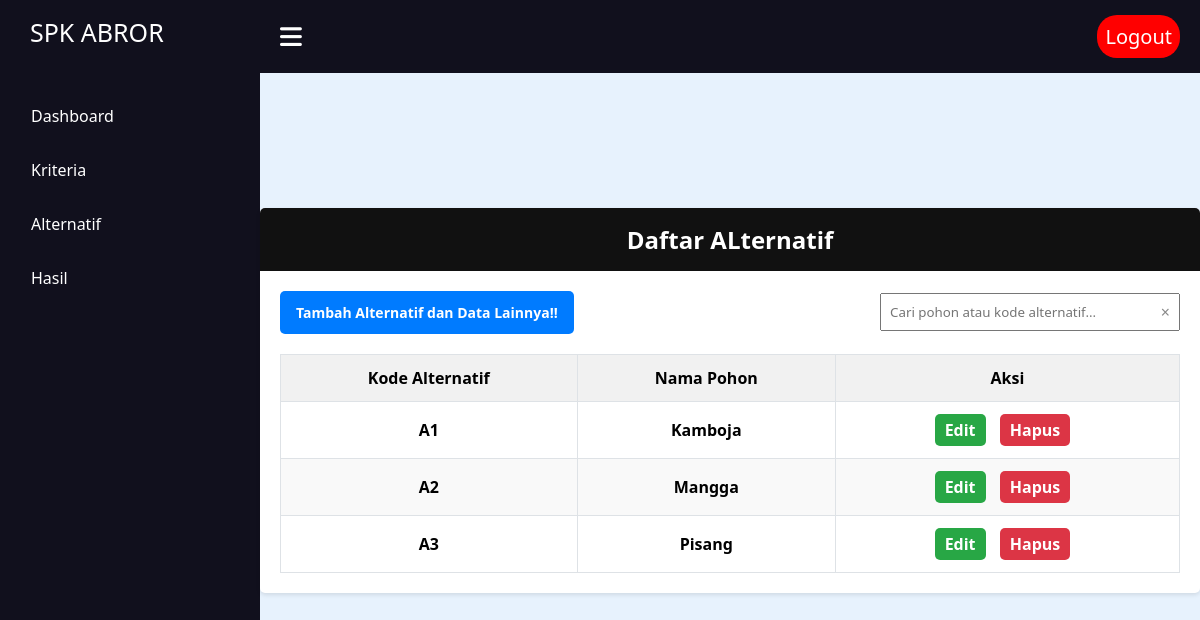
Screenshot of /index.php/pohon with the database file from the repository.
### tables this page shows
CREATE TABLE `pohon` (
  `id` int(11) NOT NULL,
  `nama_pohon` varchar(255) NOT NULL
);

### application/controllers/Pohon.php (called while the page is built, shortened)
<?php
class Pohon extends CI_Controller
{
    public function __construct()
    {
        $this->load->model('Pohon_model');
        $this->load->model('Kriteria_model');
        $this->load->helper('url');
        $this->load->library('session');
    }
    public function index()
    {
        $data['pohon'] = $this->Pohon_model->get_all_pohon();
        $this->load->view('ly/header');
        $this->load->view('pohon/index', $data);
        $this->load->view('ly/footer');
    }
}

### index.php (called while the page is built, shortened)
<?php
require_once BASEPATH.'core/CodeIgniter.php';

### application/models/Pohon_model.php (called while the page is built, shortened)
<?php
class Pohon_model extends CI_Model
{
    public function get_all_pohon($id = null)
    {
        if ($id === null) {
            $query = $this->db->get('pohon');
            return $query->result();
        } else {
            $query = $this->db->get_where('pohon', ['id' => $id]);
            return $query->row();
        }
    }
}

### application/views/pohon/index.php (the view, shortened to what this page needs)
<!DOCTYPE html>
<html>
<head>
    <link rel="stylesheet" type="text/css" href="<?php echo base_url('assets/css/pohon/index.css'); ?>">
</head>
<body>
    <div class="card">
        <div class="card-header">
            <h1>Daftar ALternatif</h1>
        </div>
        <div class="card-body">
            <div class="top-bar">
                <a class="btn" href="<?php echo site_url('pohon/create'); ?>">Tambah Alternatif dan Data Lainnya!!</a>
                <div class="search-container">
                    <input type="text" id="searchInput" class="search-input" placeholder="Cari pohon atau kode alternatif...">
                    <button id="clearButton" class="clear-button" title="Hapus pencarian">&times;</button>
                </div>
            </div>
            <table id="pohonTable">
                <thead>
                    <tr>
                        <th>Kode Alternatif</th>
                        <th>Nama Pohon</th>
                        <th>Aksi</th>
                    </tr>
                </thead>
                <tbody>
                    <?php
                    $counter = 1;
                    foreach ($pohon as $p) : ?>
                        <tr>
                            <td><?php echo 'A' . $counter++; ?></td>
                            <td><?php echo $p->nama_pohon; ?></td>
                            <td class="action-links">
                                <a href="<?php echo site_url('pohon/edit/' . $p->id); ?>">Edit</a>
                                <a href="#" onclick="confirmDelete(<?php echo $p->id; ?>)">Hapus</a>
                            </td>
                        </tr>
                    <?php endforeach; ?>
                </tbody>
            </table>
        </div>
    </div>
</body>
</html>

### assets/css/header.css (style rules this page uses)
* { margin: 0; padding: 0; box-sizing: border-box; }
.main h1 { color: #ffffff; font-size: 40px; text-align: center; }

### assets/css/pohon/index.css (style rules this page uses)
* { padding: 0; margin: 0; font-family: Segoe UI Historic, Segoe UI, Helvetica, Arial, sans-serif }
body { background-color: #f8f9fa; }
.card { background: #fff; border-radius: 5px; box-shadow: 0 2px 4px rgba(0, 0, 0, 0.1); margin: 20px auto; max-width: 1200px; width: 100%; padding: 0; overflow: hidden; }
.card-header { background-color: #111111; color: #fff; padding: 15px; text-align: center; }
.card-header h1 { margin: 0; font-size: 1.5em; }
.card-body { padding: 20px; display: flex; flex-direction: column; }
.btn { display: inline-block; padding: 10px 15px; font-size: 14px; font-weight: 900; line-height: 1.5; text-align: center; white-space: nowrap; vertical-align: middle; border: 1px solid transparent; border-radius: 5px; color: #fff; background-color: #007bff; text-decoration: none; margin-bottom: 0px; }
table { width: 100%; border-collapse: collapse; font-weight: 900; }
table, th, td { border: 1px solid #dee2e6; text-align: center; }
th, td { padding: 12px; }
th { background-color: #f1f1f1; }
tr:nth-child(even) { background-color: #f9f9f9; }
.action-links a { display: inline-block; margin-right: 10px; padding: 5px 10px; border-radius: 5px; color: #fff; text-decoration: none; }
.action-links a[href*="edit"] { background-color: #28a745; }
.action-links a[onclick*="confirmDelete"] { background-color: #dc3545; }
.top-bar { display: flex; justify-content: space-between; align-items: center; margin-bottom: 20px; }
.search-container { margin-left: 20px; }
.search-input { padding: 8px; box-sizing: border-box; }

### application/views/pohon/index.php (style rules this page uses)
.top-bar { display: flex; justify-content: space-between; align-items: center; }
.search-container { position: relative; display: flex; align-items: center; margin-left: 20px; width: 300px; }
.search-input { padding: 8px; box-sizing: border-box; width: 100%; padding-right: 30px; }
.clear-button { position: absolute; right: 10px; top: 50%; transform: translateY(-50%); background: none; border: none; cursor: pointer; font-size: 16px; color: #888; }

### rows the page displays
pohon: nama_pohon "Kamboja"
pohon: nama_pohon "Mangga"
pohon: nama_pohon "Pisang"
